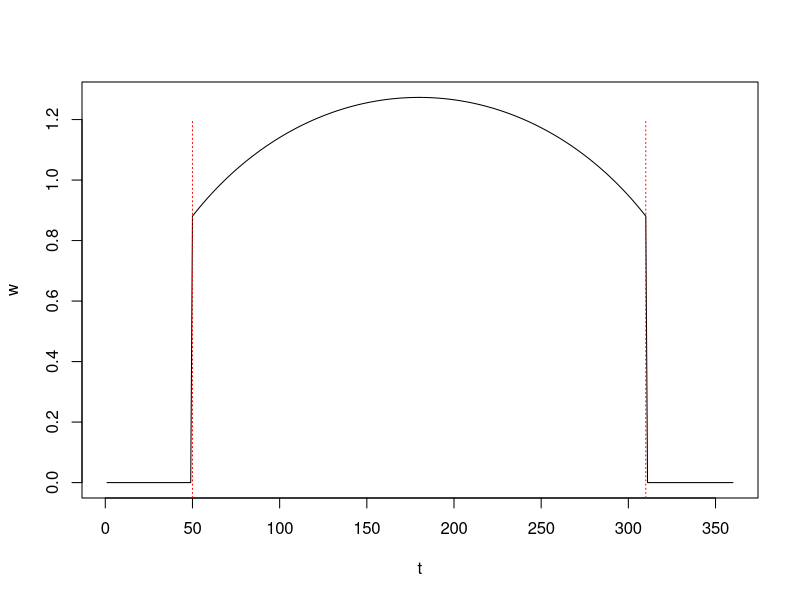

Write R code to recreate this figure.
## ---- chunk 1
n <- 360
t <- 1:n
initial_deadband_width <- 50
start_final_deadband   <- 310
w <- dbeta(t / n, shape1 = 1.5, shape2 = 1.5)
w[t < initial_deadband_width | t > start_final_deadband] <- 0
plot(t, w, type = "l")
# lines(t, w, type = "l")
lines(c(initial_deadband_width, initial_deadband_width), c(-1, 1.2),
  lty = "dotted", col = "red")
lines(c(start_final_deadband, start_final_deadband), c(-1, 1.2),
  lty = "dotted", col = "red")
